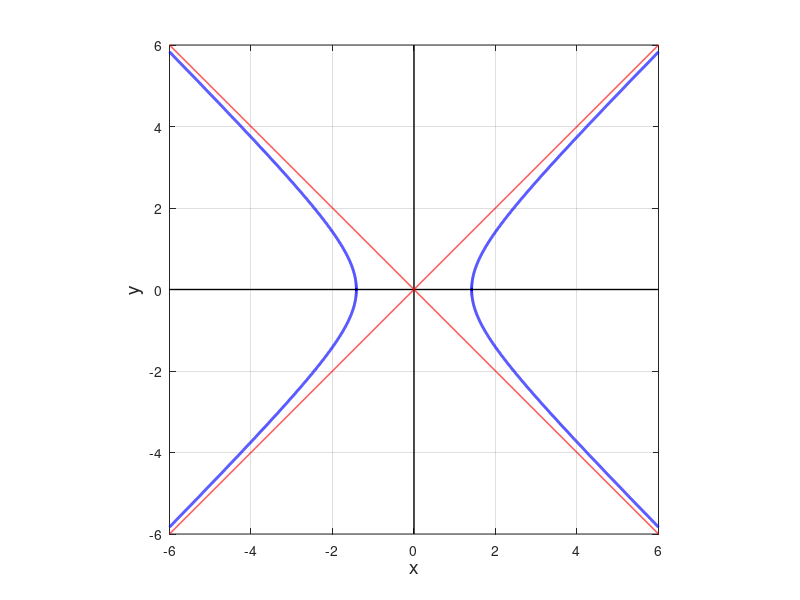

Reproduce this figure in MATLAB.
%%   ellipse ===============================================================================================================
clear all
close all
clc

a = sqrt(2);
b = sqrt(2);
tMin = pi;
tMax= 2*pi;

xMax = 6; xMin = -xMax;
yMax = 6; yMin = -yMax;

N = 5597;

t = linspace(tMin,tMax,N);
x = linspace(a,xMax,N);
x1 = linspace(-xMax,xMax,N);
%x = a .* cos(t);
%y = b.* sin(t);
%x = a .* sec(t);
%y = b .* tan(t); 
y = b .* sqrt(x.^2 ./ a^2 - 1);


% xP = -3.8;
% yP = sqrt(b^2 - (b/a)^2 .* xP^2);
% 
% x1 = linspace(xMin,xMax,N);
% M1 = -(b/a)^2 * (xP/yP);
% B1 = yP + (b/a)^2 * (xP^2/yP);
% 
% y1 = M1 .* x1 + B1;
% 
% M2 = -1/M1;
% B2 = yP - M2 * xP;
% 
% y2 = M2.* x1 + B2;
% 
% % focal length c
%    c = sqrt(a^2-b^2);
% % eccentricity e 
%    e = c/a;
% % directrix   D
%    D = a/e; 
% % y = 0 tangent crosses X-axis
%     xtc = -B1/M1;
% % y = 0 normal crosses X-axis
%     xnc = -B2/M2;
% % angle of tangent
%     theta1 = atand(M1);
% % angle of normal
%     theta2 = atand(M2);  
% 
%     
% % distances
%    X1 = -c; Y1 = 0; X2 = xP; Y2 = yP;
%    PF1 = sqrt((X1-X2)^2 + (Y1-Y2)^2);
%    
%    X1 = c; Y1 = 0; X2 = xP; Y2 = yP;
%    PF2 = sqrt((X1-X2)^2 + (Y1-Y2)^2);
%    
%    X1 = -D; Y1 = yP; X2 = xP; Y2 = yP;   PD1 = sqrt((X1-X2)^2 + (Y1-Y2)^2);
%      
%    X1 = D; Y1 = yP; X2 = xP; Y2 = yP;
%    PD2 = sqrt((X1-X2)^2 + (Y1-Y2)^2);
%    
%  % angles
%  theta(4) = atand(M2); if theta(4) < 0, theta(4) = 180+theta(4);end;
%  theta(3) = atand((yP-0)/(xP+c));  
%  theta(1) = theta(4)-theta(3); if theta(3) < 0, theta(3) = 180+theta(3);end;
%  
%  theta(5) = atand((yP-0)/(xP-c)); if theta(5) < 0, theta(5) = 180+theta(5);end;
%  theta(2) = theta(5)-theta(4);
 
figure(1)   % ===========================================================
   fs = 14; 
   set(gcf,'units','normalized','position',[0.1 0.1 0.30 0.30]);
   set(gca,'fontsize',fs);
   
   % plot hyperbola
      X = x;   Y = y; col = 'b'; LW = 2;
      plot(X,Y,col,'lineWidth',LW);
      hold on
      X = x;   Y = -y; col = 'b'; LW = 2;
      plot(X,Y,col,'lineWidth',LW);
      X = -x;   Y = -y; col = 'b'; LW = 2;
      plot(X,Y,col,'lineWidth',LW);
      X = -x;   Y = y; col = 'b'; LW = 2;
      plot(X,Y,col,'lineWidth',LW);
   
  % plot X and Y axes
      X = [-xMax xMax];   Y = [0 0]; col = 'k'; LW = 1;
      plot(X,Y,col,'lineWidth',LW);
      X = [0 0];   Y = [-yMax yMax]; col = 'k'; LW = 1;
      plot(X,Y,col,'lineWidth',LW);
      
  % plot asymptotes
      X = x1;   Y = (b/a) .* x1; col = 'r'; LW = 1;
      plot(X,Y,col,'lineWidth',LW);
      X = x1;   Y = -(b/a) .* x1; col = 'r'; LW = 1;
      plot(X,Y,col,'lineWidth',LW);    
      
   grid on; box on;
   
   % LABELS
     xlabel('x','fontsize',fs); ylabel('y','fontsize',fs);
     t1 = 'x^2 / a^2 - y^2 / b^2 = 1     a = ';
     t2 = num2str(a,2);
     t3 = '     b = ';
     t4 = num2str(b,2);
     tm = [t1 t2 t3 t4]; fs = 12;
    % title(tm,'color','b','fontSize',fs);
     
     
   axis equal
   set(gca,'xLim',[xMin xMax]);
   set(gca,'yLim',[yMin yMax]);
   set(gca,'xTick',xMin:2:xMax);
   set(gca,'yTick',yMin:2:yMax);
 
% figure(1)   % ===========================================================
%    fs = 12; LW = 1;
%    set(gcf,'units','normalized','position',[0.1 0.1 0.70 0.60]);
%    set(gca,'fontsize',fs);
%    
%    handle = subplot(1,2,1);
%    set(handle, 'OuterPosition', [0.01 0 0.5 1]) ;  
%    X = [0 100];   Y = [0 0]; col = 'k'; LW = 1;
%    plot(X,Y,col,'lineWidth',LW);
%    hold on
%    
%    
%    nD = 3;
%    
%    X = [0 100];   Y = [100 100];
%    plot(X,Y,col,'lineWidth',LW);
%    
%    X = [100 100];   Y = [100 100];
%    plot(X,Y,col,'lineWidth',LW);
%    
%    X = [100 100];   Y = [0 0];
%    plot(X,Y,col,'lineWidth',LW);
%    
%   
%   
%    X = 5; Y = 95;  tt1 = 'P(x, y) = (';  tt2 = num2str(xP,nD);
%        tt3 = ', ';  tt4 = num2str(yP,nD+2); tt5 = ')'; tt= [tt1 tt2 tt3 tt4 tt5];  text(X,Y,tt);
%   
%    
%    X =  5; Y = 90;  tt1 = 'semi-major axis   a  =  ';  tt2 = num2str(a,nD);  tt= [tt1 tt2];  text(X,Y,tt);
%    X = 55; Y = 90;  tt1 = 'major axis   2a  =  '; tt2 = num2str(2*a,nD);  tt= [tt1 tt2];  text(X,Y,tt);
%    
%    
%    X =  5; Y = 85;  tt1 = 'semi-minor axis   b  =  ';  tt2 = num2str(b,nD);  tt= [tt1 tt2];  text(X,Y,tt);
%    X = 55; Y = 85;  tt1 = 'minor axis   2b  =  ';  tt2 = num2str(2*b,nD);    tt= [tt1 tt2];  text(X,Y,tt);
%    
%    X =  5; Y = 80;  tt1 = 'focal length [OF_1  OF_2]  c  =  ';  tt2 = num2str(c,nD);  tt= [tt1 tt2];  text(X,Y,tt);
%    X = 55; Y = 80;  tt1 = 'eccentricity   e  =  ';  tt2 = num2str(e,nD);  tt= [tt1 tt2];  text(X,Y,tt);
%    
%    X =  5; Y = 75;  tt1 = 'directrices 1: x =   ';  tt2 = num2str(-D,nD);  tt= [tt1 tt2];  text(X,Y,tt);
%    X = 55; Y = 75;  tt1 = 'directrices 2: x =   ';  tt2 = num2str(D,nD);  tt= [tt1 tt2];  text(X,Y,tt);
%    
%    X =  5; Y = 70;  tt1 = 'slope tangent M_1 =   ';  tt2 = num2str(M1,nD);  tt= [tt1 tt2]; text(X,Y,tt);
%    X = 55; Y = 70;  tt1 = 'slope normal M_2 =   ';  tt2 = num2str(M2,nD); tt= [tt1 tt2]; text(X,Y,tt);
%    
%    X =  5; Y = 65;  tt1 = 'intercept tangent B_1 =   ';  tt2 = num2str(B1,nD);  tt= [tt1 tt2];  text(X,Y,tt);
%    X = 55; Y = 65;  tt1 = 'intercept normal B_2 =   ';  tt2 = num2str(B2,nD);  tt= [tt1 tt2]; text(X,Y,tt);
%    
%    X =  5; Y = 60;  tt1 = 'T  tangent cross X-axis: x = ';  tt2 = num2str(xtc,nD);  tt= [tt1 tt2];  text(X,Y,tt);
%    X = 55; Y = 60;  tt1 = 'N normal cross X-axis: x = ';  tt2 = num2str(xnc,nD);  tt= [tt1 tt2];  text(X,Y,tt);
%        
%    X =  5;  Y = 55;  tt1 = 'distances:   PF_1 = ';   tt2 = num2str(PF1,nD);   tt= [tt1 tt2];   text(X,Y,tt);
%    X = 45; Y = 55;   tt1 = 'PF_2 = ';   tt2 = num2str(PF2,nD);   tt= [tt1 tt2];   text(X,Y,tt); 
%    X = 65; Y = 55;   tt1 = 'PF_1 + PF_2 = ';   tt2 = num2str(PF1+PF2,nD);   tt= [tt1 tt2];   text(X,Y,tt); 
%   
%    X =  5; Y = 50;  tt1 = 'distances:   PF_1 = ';   tt2 = num2str(PF1,nD);   tt= [tt1 tt2];   text(X,Y,tt);
%    X = 45; Y = 50;  tt1 = 'PD_1 = ';   tt2 = num2str(PD1,nD);   tt= [tt1 tt2];   text(X,Y,tt); 
%    X = 65; Y = 50;  tt1 = 'PF_1 / PD_1 = ';   tt2 = num2str(PF1/PD1,nD);   tt= [tt1 tt2];   text(X,Y,tt); 
%    
%    X =  5; Y = 45;  tt1 = 'distances:   PF_2 = ';   tt2 = num2str(PF2,nD);   tt= [tt1 tt2];   text(X,Y,tt);
%    X = 45; Y = 45;  tt1 = 'PD_2 = ';   tt2 = num2str(PD2,nD);   tt= [tt1 tt2];   text(X,Y,tt); 
%    X = 65; Y = 45;  tt1 = 'PF_2 / PD_2 = ';   tt2 = num2str(PF2/PD2,nD);   tt= [tt1 tt2];   text(X,Y,tt); 
%    
%    X =  5; Y = 40;  tt1 = 'angles:';   tt2 = '   \theta_1 = NPF_1   \theta_2 = NPF_2   ';   tt= [tt1 tt2];   text(X,Y,tt); 
%    X =  5; Y = 35;  tt1 = 'angles:';   tt2 = '   \theta_3 = NF_1P   \theta_4 = PNF_2   \theta_5 = PF_2T   ';   tt= [tt1 tt2];   text(X,Y,tt); 
%    X =  5; Y = 30;  tt1 = 'angles:';   tt2 = '   \theta_1 = \theta_4 - \theta_3       \theta_2 = \theta_5 - \theta_4     ';   tt= [tt1 tt2];   text(X,Y,tt); 
%    
%   X = 5; Y = 25;  tt1 = 'angle [degrees]   \theta_4 = ';   tt2 = num2str(theta(4),nD);   tt= [tt1 tt2];   text(X,Y,tt);
%   X =  45; Y = 25;  tt1 = '     \theta_3 = ';   tt2 = num2str(theta(3),nD);   tt= [tt1 tt2];   text(X,Y,tt);
%   X =  65; Y = 25;  tt1 = '     \theta_1 = ';   tt2 = num2str(theta(1),nD);   tt= [tt1 tt2];   text(X,Y,tt); 
%   
%    X = 5; Y = 20;  tt1 = 'angle [degrees]   \theta_4 = ';   tt2 = num2str(theta(4),nD);   tt= [tt1 tt2];   text(X,Y,tt);
%   X =  45; Y = 20;  tt1 = '     \theta_5 = ';   tt2 = num2str(theta(5),nD);   tt= [tt1 tt2];   text(X,Y,tt);
%   X =  65; Y = 20;  tt1 = '     \theta_2 = ';   tt2 = num2str(theta(2),nD);   tt= [tt1 tt2];   text(X,Y,tt); 
%   
%   axis off
%    
%    subplot(1,2,2); % ======================================================
%       tx = 'x';  ty = 'y'; 
%    
%   % ellipse
%       X = x;   Y = y; col = 'b'; LW = 2;
%       plot(X,Y,col,'lineWidth',LW);
%       hold on
%   % tangent 
%      X = x1; Y = y1; col = 'r'; LW = 1.5;
%      plot(X,Y,col,'lineWidth',LW);
%   
%   % normal
%       X = x1; Y = y2; col = 'm'; LW = 1.5;
%       plot(X,Y,col,'lineWidth',LW);
%   
%   % focal points 
%       X = [-c c]; Y = [0 0]; col = 'r';
%       h_plot = plot(X,Y,'o');
%       set(h_plot,'MarkerEdgeColor',col,'MarkerFaceColor',col,'MarkerSize',5);
%       
%  % directrix P T N O points     
%       X = [-D D xP xtc xnc 0]; Y = [yP yP yP 0 0 0]; col = 'k';
%       h_plot = plot(X,Y,'o');
%       set(h_plot,'MarkerEdgeColor',col,'MarkerFaceColor',col,'MarkerSize',4); 
%  
%  
%   % Line FP
%    X = [-c xP c]; Y = [0 yP 0]; col = 'k'; LW = 1;
%      plot(X,Y,col,'lineWidth',LW);
%   
%   % Directrix
%     X = [-D -D]; Y = [yMin yMax]; col = 'b'; LW = 1;
%     plot(X,Y,col,'lineWidth',LW);
%     X = [D D]; Y = [yMin yMax]; col = 'b'; LW = 1;
%     plot(X,Y,col,'lineWidth',LW); 
%  
%   % line D1 D2
%   X = [-D D]; Y = [yP yP]; col = 'k'; LW = 0.3;
%     plot(X,Y,col,'lineWidth',LW); 
%   
%     
%   % F1 F2 P D T N
%   X = -c-0.3; Y = -0.8; L = 'F_1'; text(X,Y,L);
%   X = c-0.4; Y = -0.8; L = 'F_2';  text(X,Y,L);
%   X = 4.5; Y = 2; L = 'P';         text(X,Y,L);
%   X = 6.5; Y = 0.5; L = 'T';       text(X,Y,L);
%   X = 2; Y = 0.5; L = 'N';         text(X,Y,L);
%   X = -D-1.1; Y = yP; L = 'D_1';   text(X,Y,L);
%   X = D+0.5;  Y = yP; L = 'D_2';   text(X,Y,L);
%   X = 0;  Y = -0.5; L = 'O';       text(X,Y,L);
%   X = -3.5;  Y = 9; L = 'tangent';   text(X,Y,L,'color','r');
%   X = -3.5;  Y = -9; L = 'normal';   text(X,Y,L,'color','m');
%   
%   xlabel(tx); ylabel(ty);
%     
%    
%  
%   % axis equal
% % ax = gca;
%  
%   axis equal
% %  set(gca,'YMinorGrid','on');
% %  set(gca,'MinorGridAlpha', 0.5);
% %  set(gca,'MinorGridLineStyle','-');
% %  set(gca,'MinorGridColor',[0.8 0.8 0.8]);
% %  set(gca,'GridColor','k');
%  %set(gca,'YMinorGrid','on');
% %set(gca,'xTick',xMin:5:xMax);
%  
%  %ax.XTick = [-6*pi/6,-5*pi/6,-4*pi/6,-3*pi/6, -2*pi/6, -pi/6,0,pi/6,2*pi/6,3*pi/6,4*pi/6,5*pi/6,6*pi/6];
%  %ax.XTickLabel = {'-\pi','','-2\pi/3','','-\pi/3','','0','','\pi/3','','2\pi/3','','\pi'}; 
%  %ax.xLim = [-pi, pi];
%  %ax.XTickLabel = {'-3\pi','-2\pi','-\pi','0','\pi','2\pi','3\pi'};
% %legend('|x-3|','|x - 5|','|x-3|+|x-5|', 'y = 10');
%    
% set(gca,'xLim',[xMin xMax]);
% set(gca,'yLim',[yMin yMax]);
% set(gca,'xTick',xMin:2:xMax);
% grid on; box on;
%       
